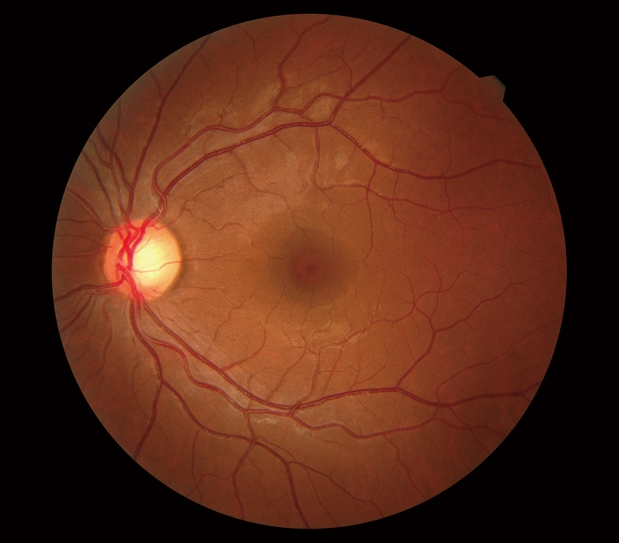
%> input picture Image Processing/retina_scan.jpg, 619 x 543 px
$ octave retinaScanProcessing.m   (GNU Octave 9; MATLAB toolbox functions it lacks are replaced by stand-ins)
%> lines starting %> are read from the running program, lines starting %| are printed output that depends on the picture; in (x1, y1, x2, y2) boxes, pixels count from 0 and x2, y2 are one past the last pixel; in counts of white or black regions, pixels touching at a corner belong together; the program's own positions count from 1
clear all; close all;
clc;
a = imread('retina_scan.jpg');
%> a is the input picture: size 543x619x3 uint8; mean R, G, B 83.5, 39.5, 23.1
a_gray = rgb2gray(a);
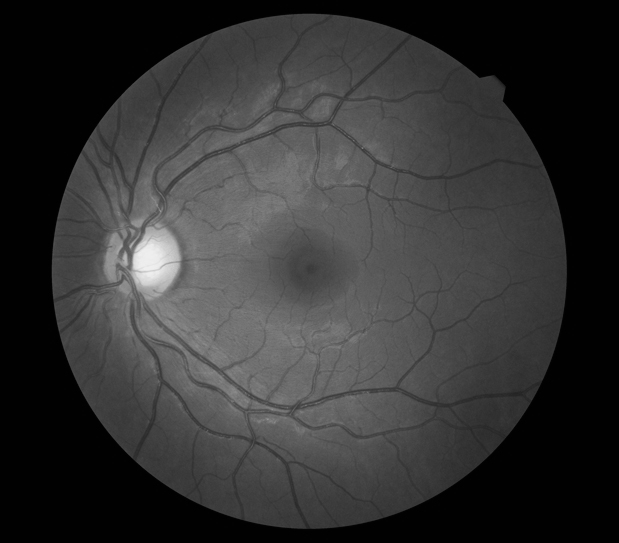
%> a_gray: size 543x619 uint8; min 0, max 239, mean 50.7
bw_sobel = edge(a_gray, 'sobel');
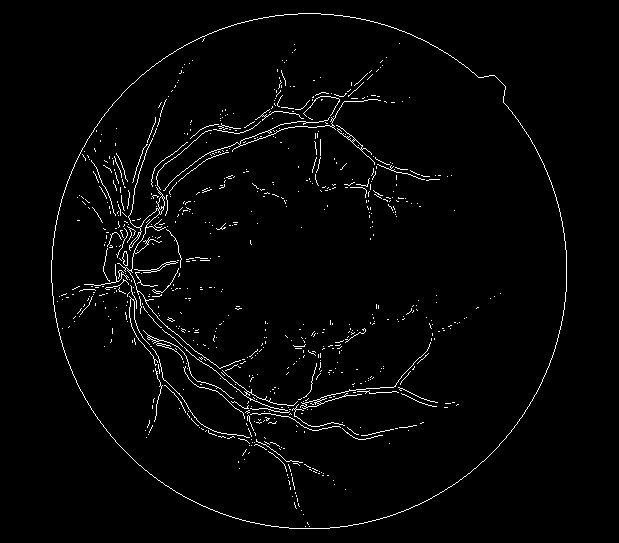
%> bw_sobel: size 543x619 logical; 2.3% white in thin lines or dots, all inside (x1, y1, x2, y2) = (51, 13, 567, 529)
bw_prewitt = edge(a_gray, 'prewitt');
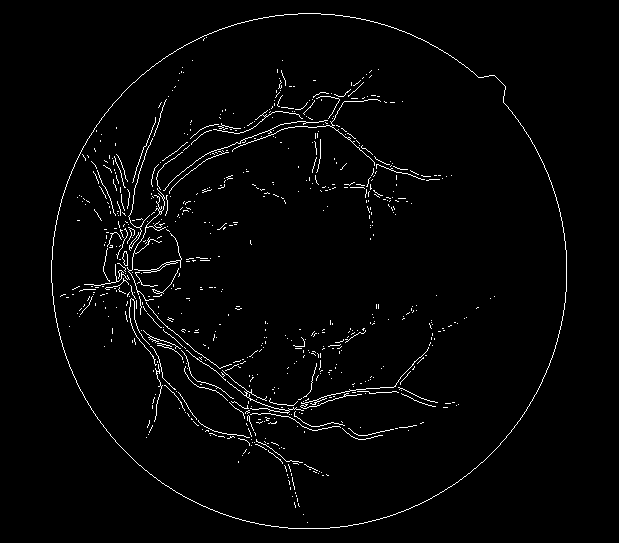
%> bw_prewitt: size 543x619 logical; 2.2% white in thin lines or dots, all inside (x1, y1, x2, y2) = (51, 13, 567, 529)
bw_canny = edge(a_gray, 'canny');
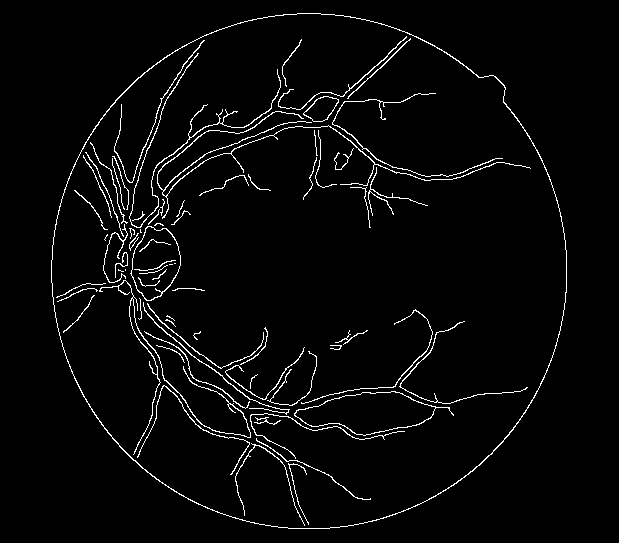
%> bw_canny: size 543x619 logical; 3.2% white in thin lines or dots, all inside (x1, y1, x2, y2) = (51, 13, 567, 529)
figure , subplot(2, 3, 1), imshow(a), title('Original image');
subplot(2, 3, 2), imshow(a_gray), title('Gray Scale');
subplot(2, 3, 3), imshow(bw_sobel), title('Sobel');
subplot(2, 3, 4), imshow(bw_prewitt), title('Prewitt');
subplot(2, 3, 5), imshow(bw_canny), title('Canny');

$ run again, with Image Processing/himalayas.jpg copied over Image Processing/retina_scan.jpg
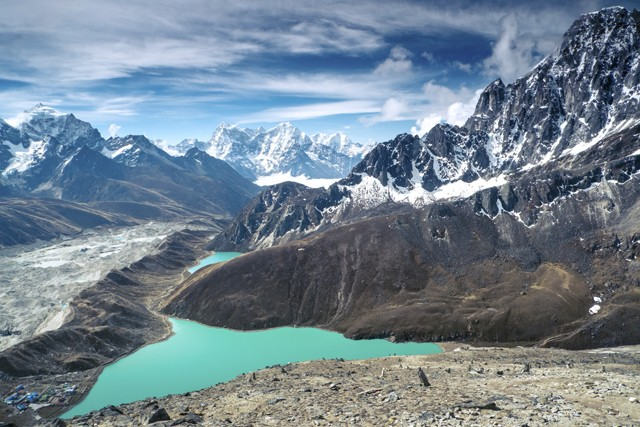
%> input picture Image Processing/himalayas.jpg, 640 x 427 px
%> a is the input picture: size 427x640x3 uint8; mean R, G, B 114.8, 131.7, 144.4
%> `bw_sobel = edge(a_gray, 'sobel');`:
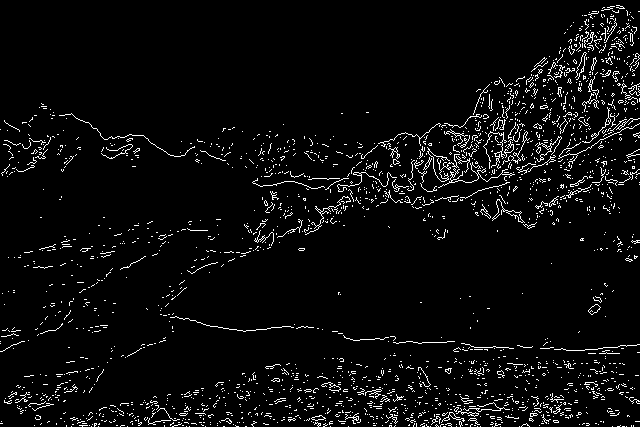
%> bw_sobel: size 427x640 logical; 4.5% white in thin lines or dots
%> bw_prewitt: size 427x640 logical; 4.5% white in thin lines or dots
%> `bw_canny = edge(a_gray, 'canny');`:
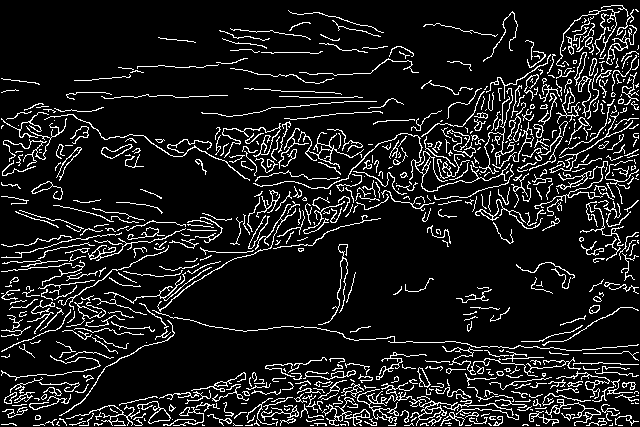
%> bw_canny: size 427x640 logical; 11% white in thin lines or dots
